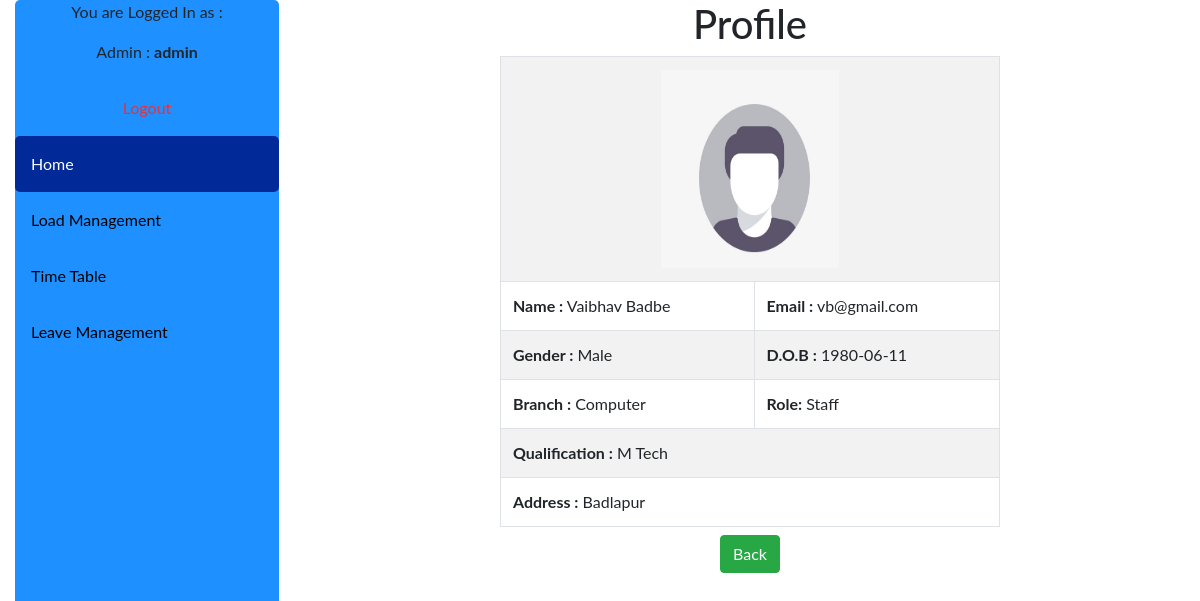
/admin/memberprofile.php?id=46&username=Vaibhav Badbe (signed in), run on the app's committed database.
### tables this page shows
CREATE TABLE `members` (
  `id` int(255) NOT NULL,
  `username` varchar(255) NOT NULL,
  `email` varchar(255) NOT NULL,
  `password` varchar(255) NOT NULL,
  `role` varchar(255) NOT NULL,
  `gender` varchar(255) NOT NULL,
  `dob` varchar(255) NOT NULL,
  `branch` varchar(255) NOT NULL,
  `qualification` varchar(255) NOT NULL,
  `address` varchar(255) NOT NULL,
  `image` longblob NOT NULL,
  `docs` varchar(255) NOT NULL
);

### admin/memberprofile.php (the view, shortened to what this page needs)
<!doctype html>
<html>
<head>
    <link rel="stylesheet" href="https://maxcdn.bootstrapcdn.com/bootstrap/4.1.3/css/bootstrap.min.css">
    <link rel="stylesheet" href="https://use.fontawesome.com/releases/v5.6.3/css/all.css">
</head>
<body>
    <div class="container-fluid">
    <div class="row">
      <div class="col-lg-3 col-sm-3" >
      <div class="sidebar">
         <div>
            <?php  if (isset($_SESSION['username'])) : ?>
             <p style="text-align: center">You are Logged In as :</p>
             <p style="text-align: center">Admin : <strong><?php echo $_SESSION['username']; ?></strong></p>
             <a href="../logout.php" class="text-center text-danger">Logout</a>
            <?php endif ?>
         </div>
          <a class="active" href="adminhome.php">Home</a>
          <a href="assignload.php">Load Management</a>
          <a href="timetable.php">Time Table</a>
          <a href="assignleave.php">Leave Management</a>
      </div>
          </div>
    <div class="col-lg-9 col-sm-9">
      <h1 class="text-center">Profile</h1>
        <table class="table table-bordered table-striped" style="max-width:500px; margin:auto">
         <?php
           $db = mysqli_connect("localhost", "root", "", "sllm");
            $id = $_GET['id'];
           $sql = "SELECT * FROM members WHERE id = $id";
           $result = mysqli_query($db, $sql);
           while($res = mysqli_fetch_array($result)){
          ?>
           <tr class="imgtr">
           <td colspan="2"><?php echo "<div id='img_div'>";
                    echo "<img src='../uploads/".$res['image']."' >";
                    echo "</div>"; ?></td>
            </tr>
            <tr>
            <td><b>Name :</b> <?php echo $res['username']; ?></td>
            <td><b>Email :</b> <?php echo $res['email']; ?></td>
            </tr>
            <tr>
            <td><b>Gender :</b> <?php echo $res['gender']; ?></td>
            <td><b>D.O.B :</b> <?php echo $res['dob']; ?></td>
            </tr>
            <tr>
            <td><b>Branch :</b> <?php echo $res['branch']; ?></td>
            <td><b>Role:</b> <?php echo $res['role']; ?></td>
            </tr>
            <tr>
            <td colspan="2"><b>Qualification :</b> <?php echo $res['qualification']; ?></td>
            </tr>
            <tr>
              <td colspan="2"><b>Address :</b> <?php echo $res['address']; ?></td>
            </tr>
         <?php
           }
         ?>
        </table>
        <div style="margin-top:8px" class="text-center">
            <a href="adminhome.php"><button type="submit" name="insert" class="btn btn-success">Back</button></a>
        </div>
    </div>
  </div>
  </div>
</body>
</html>

### admin/memberprofile.php (style rules this page uses)
body { margin: 0; font-family: "Lato", sans-serif; }
.sidebar { margin: 0; padding: 0; width: 22%; background-color: dodgerblue; position: fixed; height: 100%; overflow: auto; border-radius: 5px; }
.sidebar a { display: block; color: black; padding: 16px; text-decoration: none; border-radius: 5px; }
.sidebar a.active { background-color: #012998; color: white; border-radius: 5px; }
img { padding: 1px; width: 180px; height: 200px; }
.imgtr { text-align: center; }

### data on the page
members: image (picture), username "Vaibhav Badbe", email "vb@gmail.com", gender "Male", dob "1980-06-11", branch "Computer", role "Staff", qualification "M Tech", address "Badlapur"

### other printed values
$_SESSION['username'] "admin"
